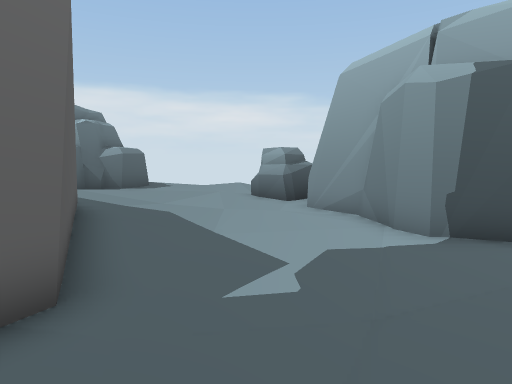
[1] (above)

24 first-person views from a walk through a Unity game level. The camera is 1.4 m above the floor, tilts 6° down and sees 75° across. The floor is counted in squares, 1 m on a side. Each view is taken from the middle of a square. On the plan, view 1 faces up. The plan holds only what a view shows up to about 15 squares ahead; the rest is blank. The place goes on beyond the plan. The player is left out. Some animated figures are left out.

[2]
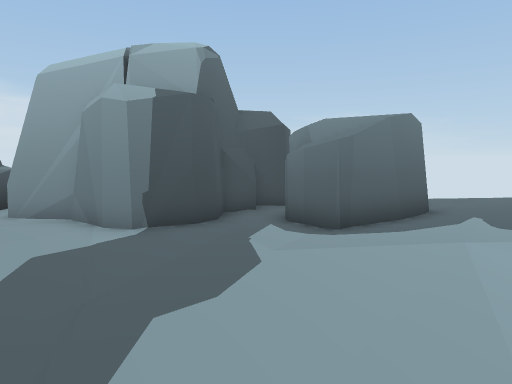

[3]
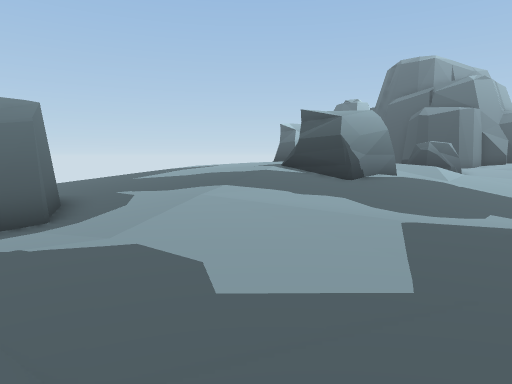

[4]
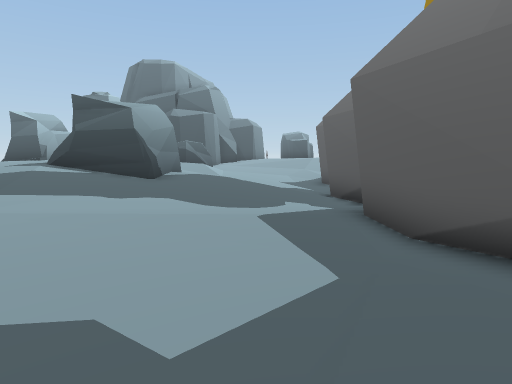

[5]
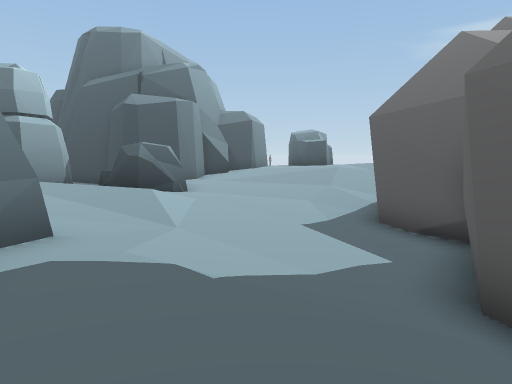

[6]
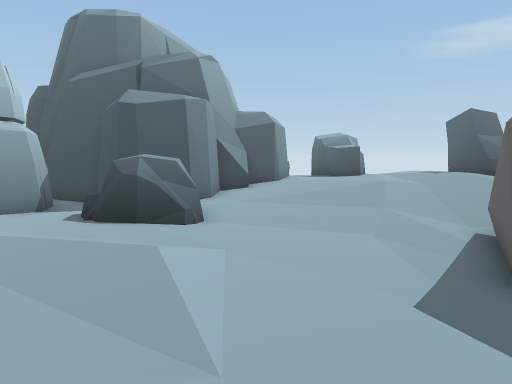

[7]
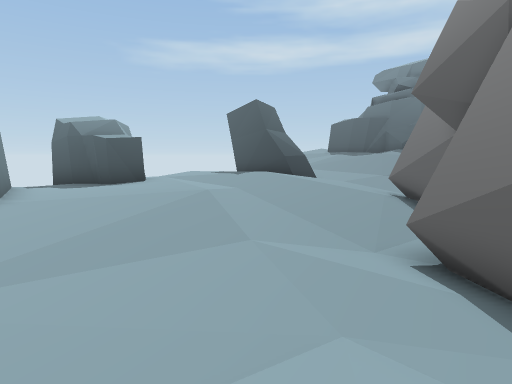

[8]
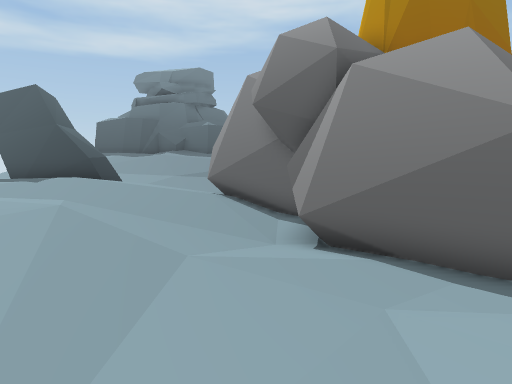

[9]
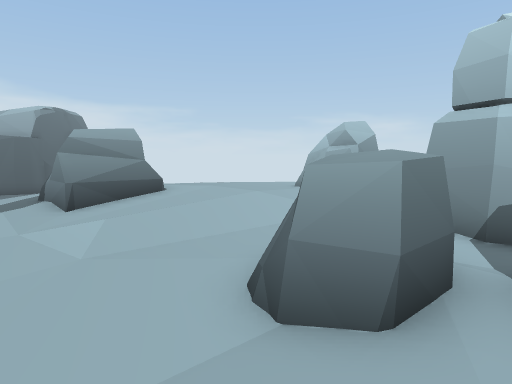

[10]
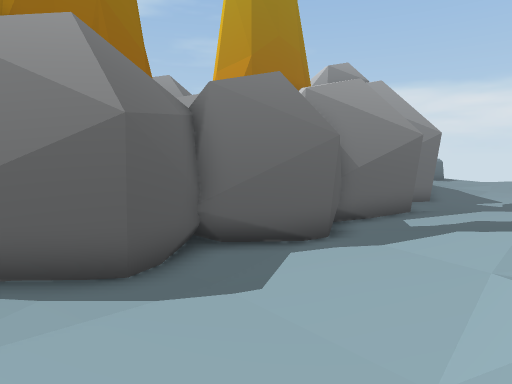

[11]
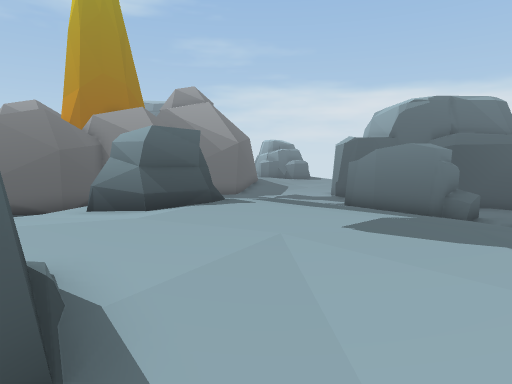

[12]
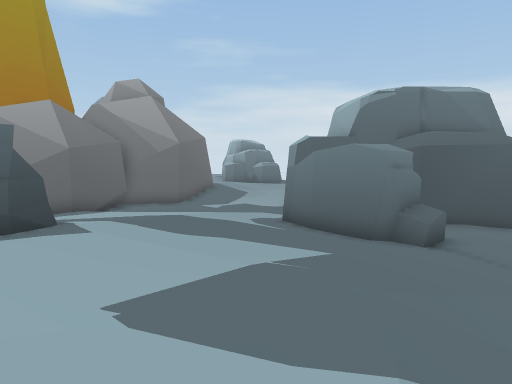

[13]
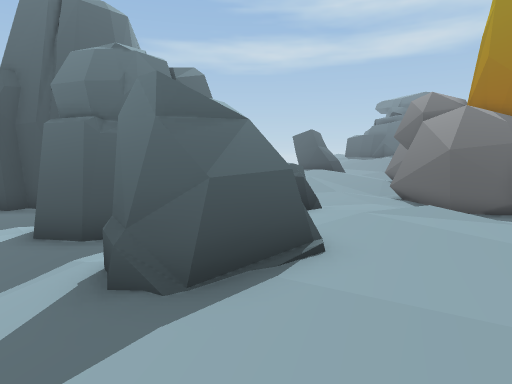

[14]
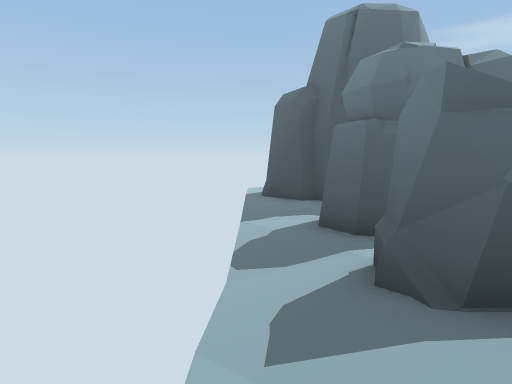

[15]
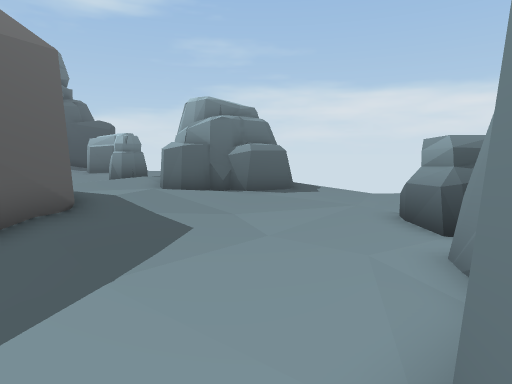

[16]
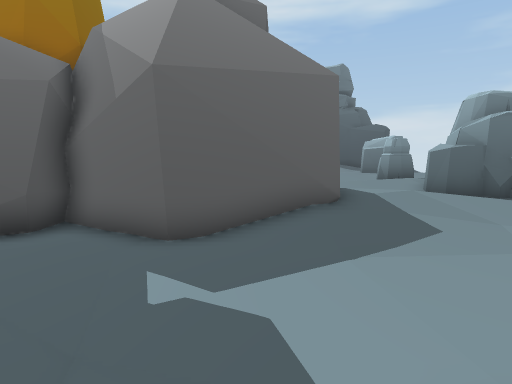

[17]
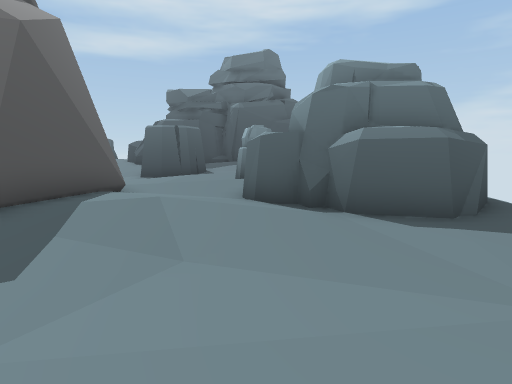

[18]
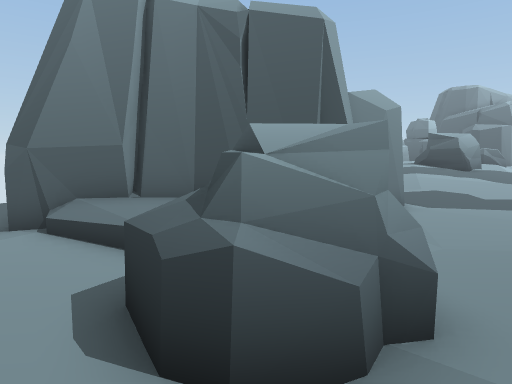

[19]
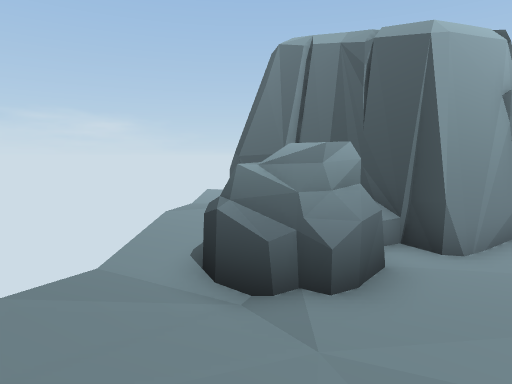

[20]
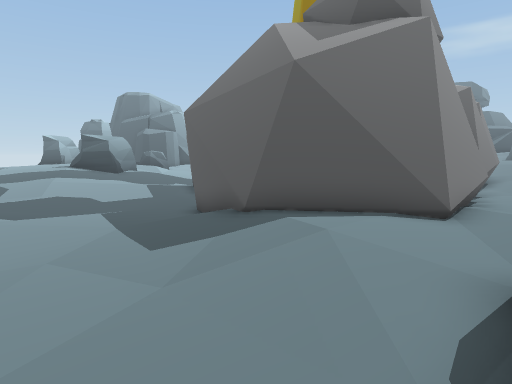

[21]
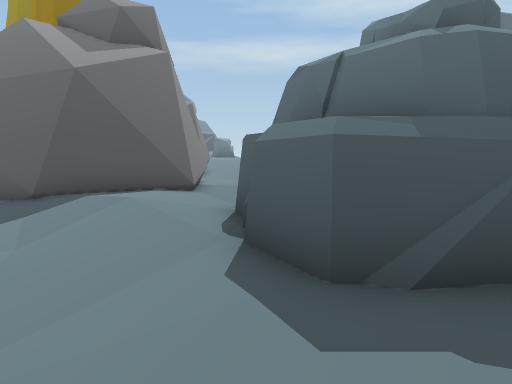

[22]
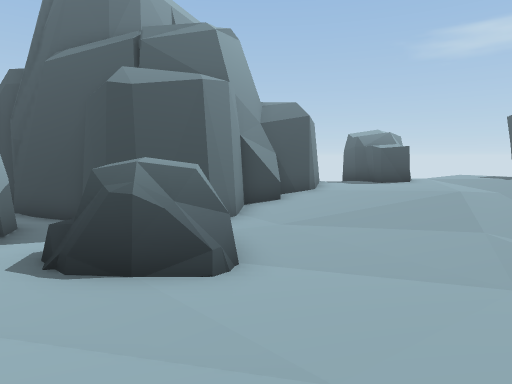

[23]
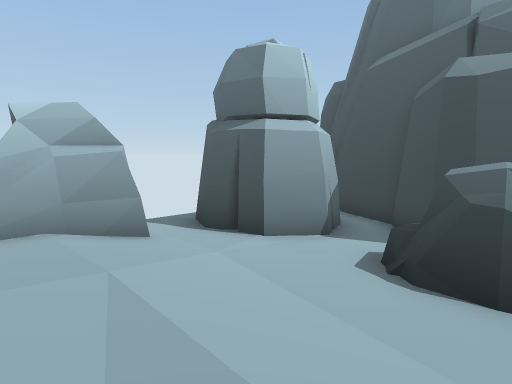

[24]
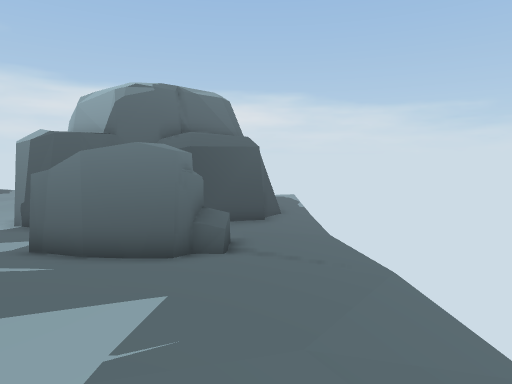

### Floor plan
Key: @ floor where view 1 was taken; # wall or solid block; . main floor; : floor 0.25 m higher than the main floor; - floor 0.25 m lower than the main floor; + floor 0.5 m higher than the main floor; * floor 0.75 m higher than the main floor; % floor 1 m higher than the main floor; & floor 1.25 m higher than the main floor; / step, stairs or slope; = window, fence, low wall or low ledge; O other object.
Columns run from 10 left of view 1 to 13 right of it. Each row starts with its distance up from view 1.
 16     O:...//---....---
 15   OOOO...-/OO....# --
 14     OO:...OOO.//##
 13    OOO:...OOO +##
 12 OOOOO:.....O//##
 11 O+ O::/....-###
 10 O+:::+/....-##       ##-
  9 ++::++/....--#       #=-
  8 +:::++//..-..#      ##--
  7 ::#####:/....#   ####---
  6 :##   ##/....#######----
  5 ##     #/...-....O O----
  4        ##-./--..OO  O...
  3        ##---//..OOOOO...
  2        #---//.:/:OOO....
  1       ##..-/.:://::://::
  0        OO.@.::+////////:
 -1       OOOO::::/+//////+:
 -2        OOO:::/+*/////*++
 -3       OOOO.://***/****//
 -4 O      OO..//+OO%%%%***
 -5 OO     OO.///*OOO%%%%**
 -6 O      OOO//+*OOO%%%%%%*
 -7        OO.///+OOO%%%%%**
 -8       OOO.///+**%%%%%%**
 -9        O..////**%%%%%%**
-10      OOOO.////%%%&%%OO*/
-11       OOO./////////OOO//
-12     O OOO./+++++******//
-13     OOOO::::++OO+***O*+:
-14    OOOO::::::OOO%+OO#O+:
-15 OOO///::::///+OO++O  O+:
-16 OO//////+///**###+OO  +:
-17 OO/////////***# ##   ++:
-18 **//////%%%**##   ##+++:
-19 *%/////%%%%%##     ##+++
-20  O/&&%%%%%%###      ###+
-21 OOO&&%%%%%%#          #+
-22 OOO&&&%OO%%#          #+
-23   #&&&%OOO##

Positions as (right, up) in squares from view 1, and headings:
1: (0, 0), facing up
2: (0, -1), facing up-right
3: (-1, 4), facing down-right
4: (1, 4), facing down
5: (1, -3), facing down
6: (2, -6), facing down
7: (2, -12), facing down-left
8: (3, -15), facing left
9: (1, -16), facing up-right
10: (3, -13), facing up-left
11: (13, -10), facing up-left
12: (13, -6), facing up-left
13: (13, -7), facing down-left
14: (13, -7), facing down
15: (3, 5), facing up-left
16: (4, 5), facing left
17: (1, 11), facing left
18: (-1, 16), facing down-right
19: (-4, 14), facing right
20: (-4, 14), facing down
21: (-2, 16), facing down-left
22: (3, -9), facing down
23: (4, -9), facing down-right
24: (11, -5), facing up
